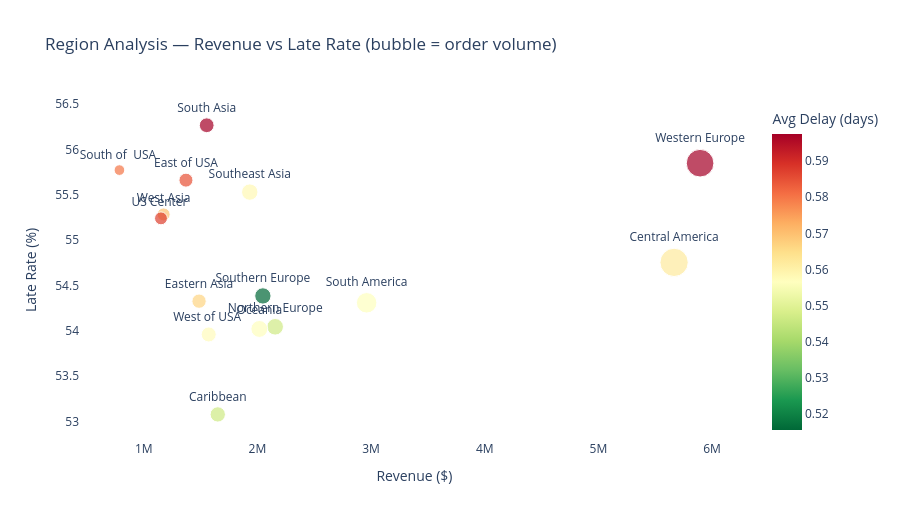

This figure's notebook cell:
### Markdown cell above
---
## Chart 6 — Revenue by Order Region (Top 15)

### Code cell
if 'Order Region' in df.columns:
    region_stats = df.groupby('Order Region').agg(
        Revenue    = ('Revenue', 'sum'),
        Late_Rate  = ('Is_Late', 'mean'),
        Avg_Delay  = ('Delivery_Delay_Days', 'mean'),
        Orders     = ('Revenue', 'count')
    ).reset_index().sort_values('Revenue', ascending=False).head(15)

    region_stats['Late_Rate_Pct'] = region_stats['Late_Rate'] * 100

    fig = px.scatter(
        region_stats,
        x='Revenue', y='Late_Rate_Pct',
        size='Orders', color='Avg_Delay',
        color_continuous_scale='RdYlGn_r',
        text='Order Region',
        title='Region Analysis — Revenue vs Late Rate (bubble = order volume)',
        labels={
            'Revenue'      : 'Revenue ($)',
            'Late_Rate_Pct': 'Late Rate (%)',
            'Avg_Delay'    : 'Avg Delay (days)'
        }
    )
    fig.update_traces(textposition='top center')
    fig.update_layout(plot_bgcolor='white', height=520)
    fig.write_html('../outputs/chart6_region_analysis.html')
    fig.show()
    print('Chart 6 saved ✓')

### Figure 1 — Plotly figure (JSON) as saved in the notebook; plotly's stock layout.template omitted (floating-point values rounded to 4 significant figures)
{"data": [{"hovertemplate": "Revenue ($)=%{x}<br>Late Rate (%)=%{y}<br>Orders=%{marker.size}<br>Order Region=%{text}<br>Avg Delay (days)=%{marker.color}<extra></extra>", "legendgroup": "", "marker": {"color": [0.5974, 0.5619, 0.5563, 0.5469, 0.5156, 0.5563, 0.5582, 0.5465, 0.5572, 0.5975, 0.5665, 0.5848, 0.5695, 0.5872, 0.58], "coloraxis": "coloraxis", "size": [27109, 28341, 14935, 9792, 9431, 10148, 9539, 8318, 7993, 7731, 7280, 6915, 6009, 5887, 4045], "sizemode": "area", "sizeref": 70.85, "symbol": "circle"}, "mode": "markers+text", "name": "", "orientation": "v", "showlegend": false, "text": ["Western Europe", "Central America", "South America", "Northern Europe", "Southern Europe", "Oceania", "Southeast Asia", "Caribbean", "West of USA ", "South Asia", "Eastern Asia", "East of USA", "West Asia", "US Center ", "South of  USA "], "textposition": "top center", "type": "scatter", "x": [5894000.0, 5666000.0, 2961000.0, 2156000.0, 2048000.0, 2017000.0, 1932000.0, 1651000.0, 1571000.0, 1554000.0, 1486000.0, 1371000.0, 1175000.0, 1151000.0, 785800.0], "xaxis": "x", "y": [55.85, 54.75, 54.31, 54.04, 54.38, 54.02, 55.53, 53.08, 53.96, 56.27, 54.33, 55.66, 55.28, 55.24, 55.77], "yaxis": "y"}], "layout": {"coloraxis": {"colorbar": {"title": {"text": "Avg Delay (days)"}}, "colorscale": [[0, "rgb(0,104,55)"], [0.1, "rgb(26,152,80)"], [0.2, "rgb(102,189,99)"], [0.3, "rgb(166,217,106)"], [0.4, "rgb(217,239,139)"], [0.5, "rgb(255,255,191)"], [0.6, "rgb(254,224,139)"], [0.7, "rgb(253,174,97)"], [0.8, "rgb(244,109,67)"], [0.9, "rgb(215,48,39)"], [1, "rgb(165,0,38)"]]}, "height": 520, "legend": {"itemsizing": "constant", "tracegroupgap": 0}, "plot_bgcolor": "white", "title": {"text": "Region Analysis — Revenue vs Late Rate (bubble = order volume)"}, "xaxis": {"anchor": "y", "domain": [0, 1], "title": {"text": "Revenue ($)"}}, "yaxis": {"anchor": "x", "domain": [0, 1], "title": {"text": "Late Rate (%)"}}}}
